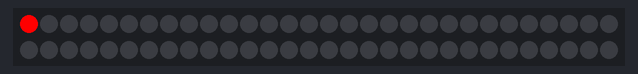
This sketch was run on a simulated ESP8266 (NodeMCU). On the bench: 60 RGB LEDs in strip order, left to right, continuing on the next row. WiFi joins after 1.5 s; servers stay silent unless stated; what the sketch prints to the serial monitor is not drawn.

Above: at 1.66 s.
At 7.51 s:
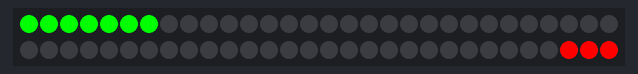
At 13.05 s:
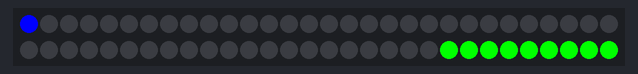
At 20.45 s:
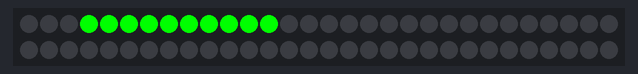
At 29.99 s:
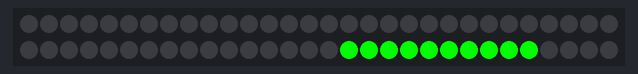
At 39.54 s:
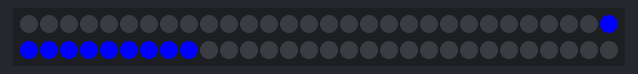

The sketch:

bathroom_lights.ino
```cpp
// Right now this is a combination of the DotStar and BasicOTA examples...
#include <ESP8266WiFi.h>
#include <ESP8266mDNS.h>
#include <WiFiUdp.h>
#include <ArduinoOTA.h>

#include <Adafruit_DotStar.h>
#include <SPI.h>         // COMMENT OUT THIS LINE FOR GEMMA OR TRINKET

#define NUMPIXELS 60 // Number of LEDs in strip

// These are now in the config.h file. You can put them there or here; I left them here for reference.
#include "config.h"
//const char* ssid = "Your WiFi network";
//const char* password = "Your WiFi password";
bool updating = false;

// Here's how to control the LEDs from any two pins:
#define DATAPIN    4
#define CLOCKPIN   5
Adafruit_DotStar strip = Adafruit_DotStar(
  NUMPIXELS, DATAPIN, CLOCKPIN, DOTSTAR_BRG);
// The last parameter is optional -- this is the color data order of the
// DotStar strip, which has changed over time in different production runs.
// Your code just uses R,G,B colors, the library then reassigns as needed.
// Default is DOTSTAR_BRG, so change this if you have an earlier strip.

// Hardware SPI is a little faster, but must be wired to specific pins
// (Arduino Uno = pin 11 for data, 13 for clock, other boards are different).
//Adafruit_DotStar strip = Adafruit_DotStar(NUMPIXELS, DOTSTAR_BRG);

void setup() {
  strip.begin(); // Initialize pins for output
  strip.show();  // Turn all LEDs off ASAP

  Serial.begin(115200);
  Serial.println("Booting");
  WiFi.mode(WIFI_STA);
  WiFi.hostname("ESP_Bathroom_Lights");
  WiFi.begin(ssid, password);
  while (WiFi.waitForConnectResult() != WL_CONNECTED) {
    Serial.println("Connection Failed! Rebooting...");
    delay(5000);
    ESP.restart();
  }

  ArduinoOTA.onStart([]() {
    String type;
    if (ArduinoOTA.getCommand() == U_FLASH)
      type = "sketch";
    else // U_SPIFFS
      type = "filesystem";
    updating = true;
    // NOTE: if updating SPIFFS this would be the place to unmount SPIFFS using SPIFFS.end()
    Serial.println("Start updating " + type);
  });
  ArduinoOTA.onEnd([]() {
    Serial.println("\nEnd");
  });
  ArduinoOTA.onProgress([](unsigned int progress, unsigned int total) {
    Serial.printf("Progress: %u%%\r", (progress / (total / 100)));
  });
  ArduinoOTA.onError([](ota_error_t error) {
    Serial.printf("Error[%u]: ", error);
    if (error == OTA_AUTH_ERROR) Serial.println("Auth Failed");
    else if (error == OTA_BEGIN_ERROR) Serial.println("Begin Failed");
    else if (error == OTA_CONNECT_ERROR) Serial.println("Connect Failed");
    else if (error == OTA_RECEIVE_ERROR) Serial.println("Receive Failed");
    else if (error == OTA_END_ERROR) Serial.println("End Failed");
  });
  ArduinoOTA.begin();
  Serial.println("Ready");
  Serial.print("IP address: ");
  Serial.println(WiFi.localIP());
}

// Runs 10 LEDs at a time along strip, cycling through red, green and blue.
// This requires about 200 mA for all the 'on' pixels + 1 mA per 'off' pixel.

int      head  = 0, tail = -10; // Index of first 'on' and 'off' pixels
uint32_t color = 0xFF0000;      // 'On' color (starts red)

void loop() {
  if (updating == false){
    strip.setPixelColor(head, color); // 'On' pixel at head
    strip.setPixelColor(tail, 0);     // 'Off' pixel at tail
    strip.show();                     // Refresh strip
    delay(20);                        // Pause 20 milliseconds (~50 FPS)

    if(++head >= NUMPIXELS) {         // Increment head index.  Off end of strip?
      head = 0;                       //  Yes, reset head index to start
      if((color >>= 8) == 0)          //  Next color (R->G->B) ... past blue now?
        color = 0xFF0000;             //   Yes, reset to red
    }
    if(++tail >= NUMPIXELS) tail = 0; // Increment, reset tail index
  }
  ArduinoOTA.handle();
}
```

config.h
```cpp
const char* ssid = "Your WiFi network";
const char* password = "Your WiFi password";
```
